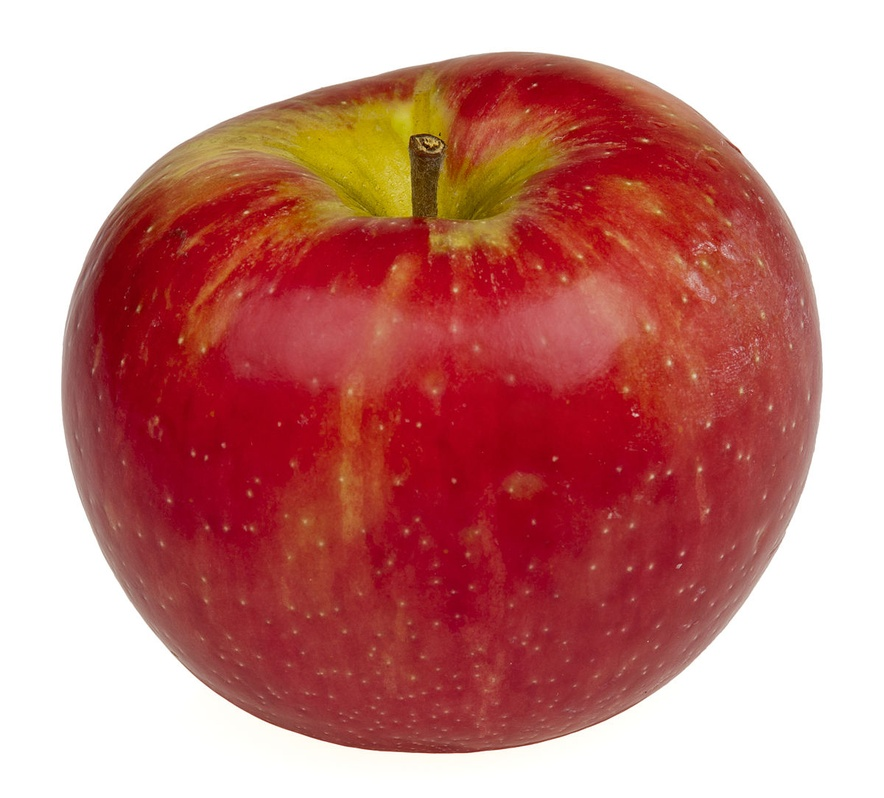
#> input picture opencv/jpg/apple.jpg, 884 x 798 px, shrunk from 1200 x 1083 before the run
$ python sobelEdge.py   (older library calls are emulated)
#> lines starting #> are read from the running program, lines starting #| are printed output that depends on the picture
import cv2
import numpy as np
import matplotlib.pyplot as plt
from scipy import signal

def sobel_filter(img,ksize):
    if ksize==3:
        h_x=np.array([[1,0,-1],[2,0,-2],[1,0,-1]],dtype=np.float64)
        h_y=h_x.transpose()
        gx=signal.convolve2d(img,h_x)
        gy=signal.convolve2d(img,h_y)
        # g=np.sqrt(gx**2+gy**2)
        return gx,gy
    elif ksize==5:
        h_x=np.array([[-1,-2,0,2,1],[-4,-8,0,8,4],[-6,-12,0,12,6],[-4,-8,0,8,4],[-1,-2,0,2,1]])
        h_y=h_x.transpose()
        gx=signal.convolve2d(img,h_x)
        gy=signal.convolve2d(img,h_y)
        return gx,gy


src_apple = cv2.imread('jpg/apple.jpg')
#> src_apple is the input picture: shape (798, 884, 3); mean B, G, R 129.2, 133.2, 199
src_gray_apple = cv2.cvtColor(src_apple,cv2.COLOR_BGR2GRAY)
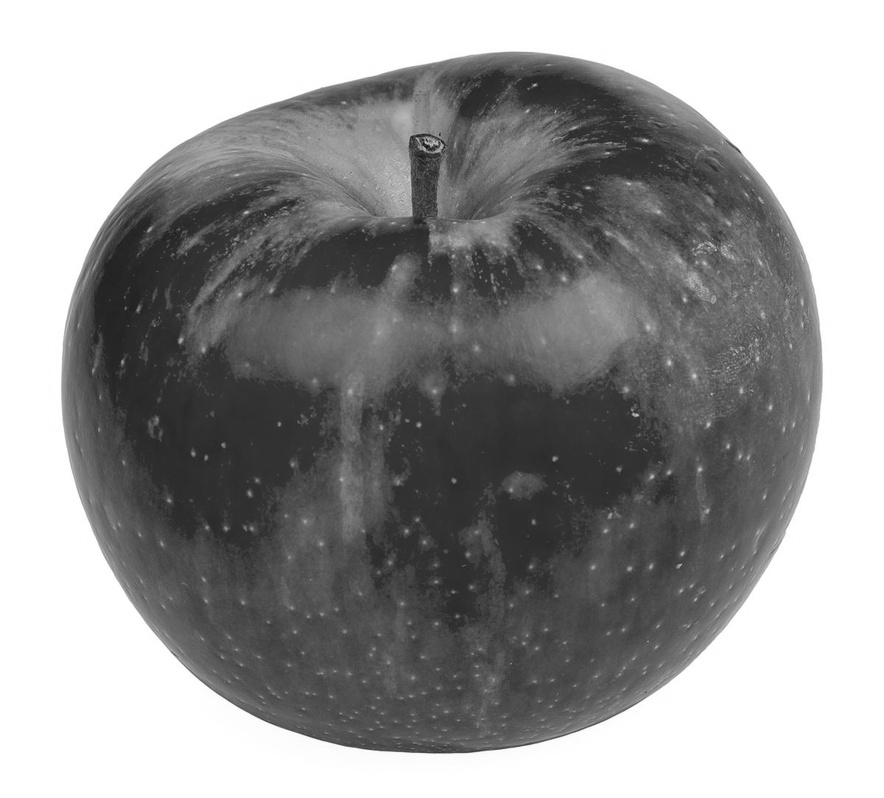
#> src_gray_apple: shape (798, 884); min 9, max 255, mean 152.4

gx,gy=sobel_filter(src_gray_apple,5)
#> in sobel_filter, `gx=signal.convolve2d(img,h_x)`:
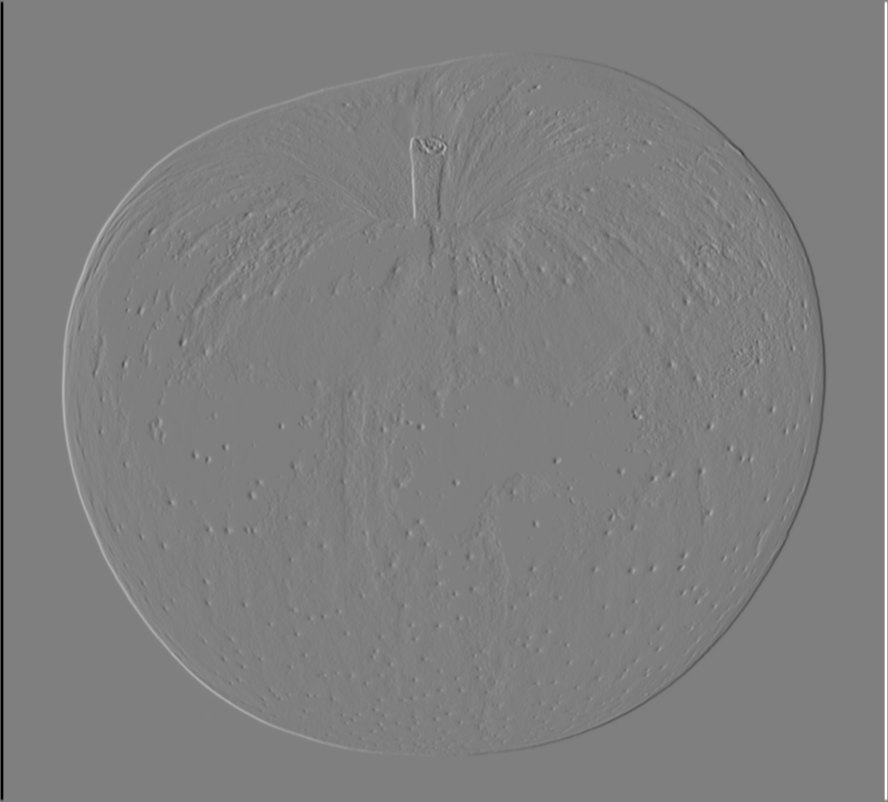
#> gx: shape (802, 888) int64; min -12240, max 12240, mean 0; drawn with min black and max white
#> in sobel_filter, `gy=signal.convolve2d(img,h_y)`:
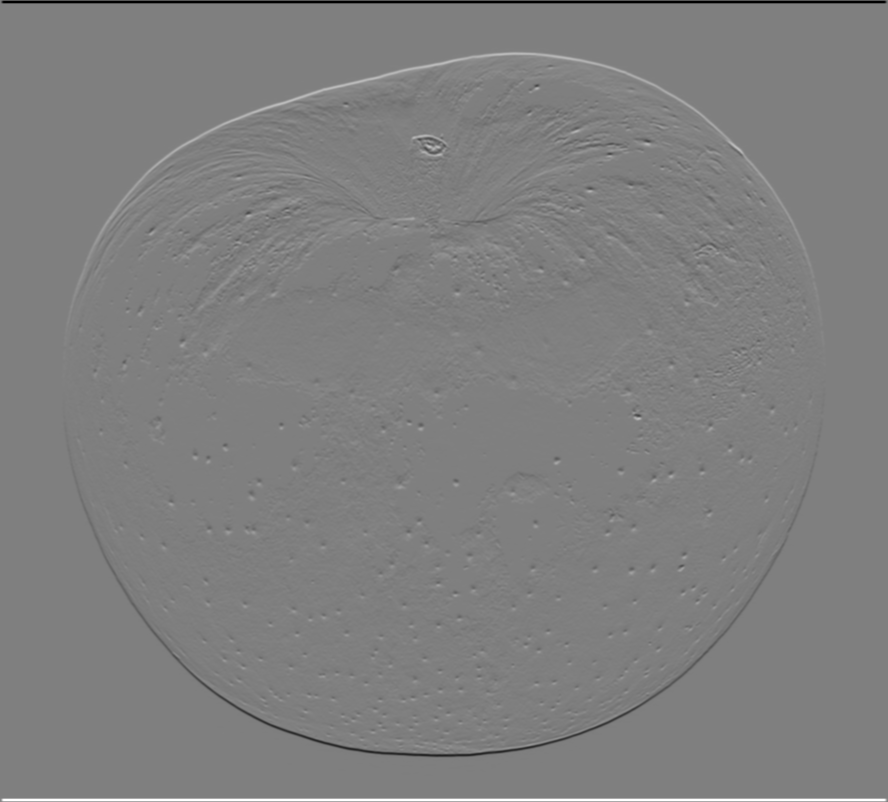
#> gy: shape (802, 888) int64; min -12240, max 12240, mean 0; drawn with min black and max white

dst_x = cv2.Sobel(src_gray_apple,cv2.CV_64F,1,0,ksize=3)
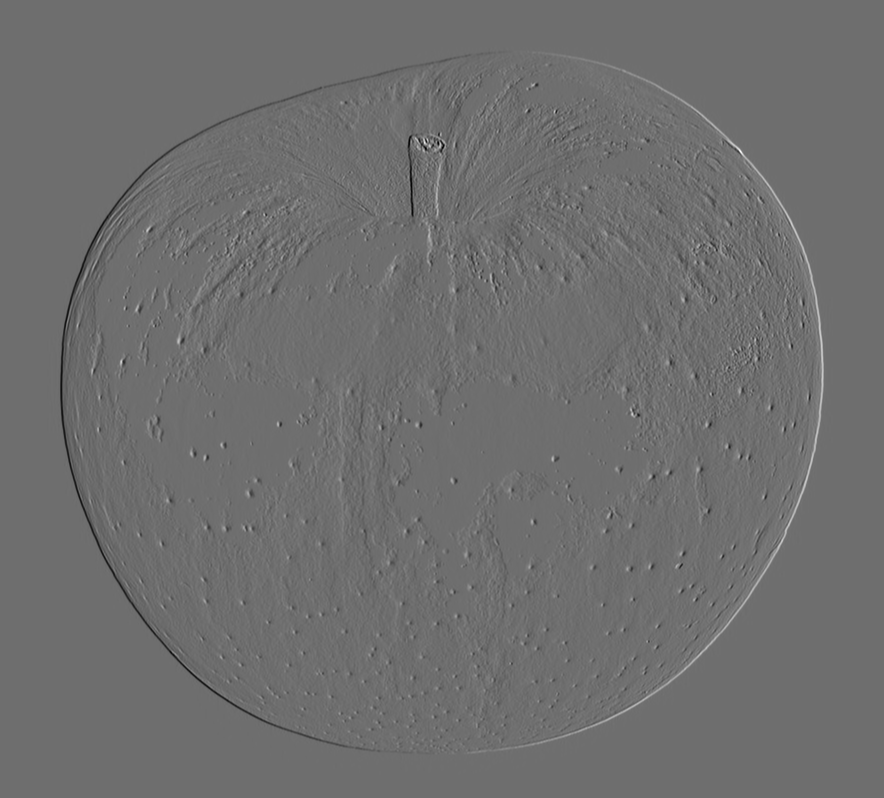
#> dst_x: shape (798, 884) float64; min -478, max 622, mean 0; drawn with min black and max white
dst_y = cv2.Sobel(src_gray_apple,cv2.CV_64F,0,1,ksize=3)
plt.subplot(2,2,1),plt.imshow(dst_x,cmap='gray')
plt.subplot(2,2,2),plt.imshow(dst_y,cmap='gray')
plt.subplot(2,2,3),plt.imshow(gx,cmap='gray')
plt.subplot(2,2,4),plt.imshow(gy,cmap='gray')

plt.show()
